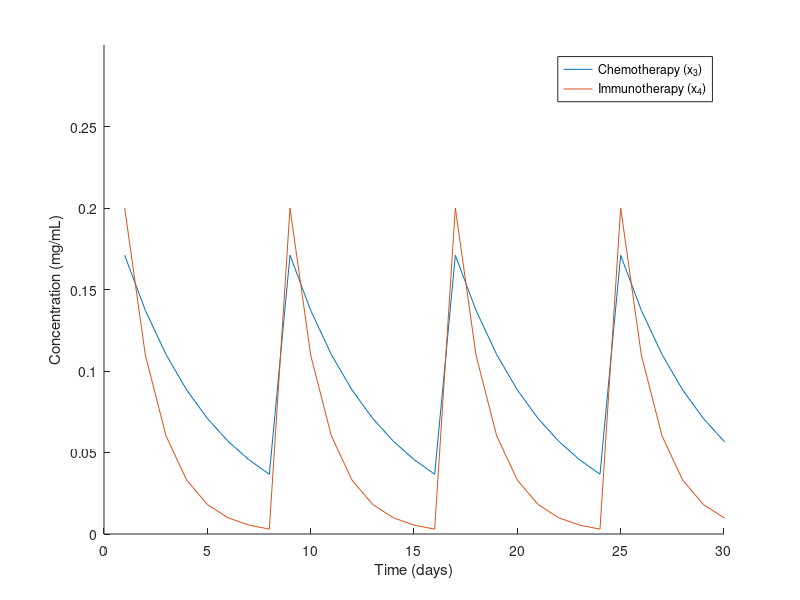

MATLAB code to generate this figure: (Note: this script raises an error after producing the figure.)
% Model reproduced from Ghita et al

% This model describes:
% (i) the proliferation of the tumor, 
% (ii) the necrosis of tumor cells, 
% (iii) the clearance and inhibitory effect of the therapy, 
% and (iv) the therapeutic effect of ablative radiation.

%%
close all
global ui ua;
max_days = 200;
t = 0:1:7;
yui = 0.2*exp(-0.6*t);
yua = 0.171*exp(-0.22*t);

ui = repmat(yui, [1, floor(max_days/7)]);
ua = repmat(yua, [1, floor(max_days/7)]);
figure();
hold on
plot(ua)
plot(ui)
legend( 'Chemotherapy (x_3)', 'Immunotherapy (x_4)')
ylim([0 0.3])
xlim([0 30])
xlabel('Time (days)')
ylabel('Concentration (mg/mL)')
tilte('Chemotherapy and Immunotherapy Drug Profiles')

%%
close all
ur = [];
for t=0:1:max_days
    ur(end+1) = radiotherapy(t, 2);
end
figure();
plot(ur)
xlim([0 10])
%%
clc
clear all
close all

a = 0.693; % tumor growth rate in units of /day
n = 0.1; % necrosis rate in units of /day
ca = 0.1825; % clearance rate of Bevacizumab
ci = 11.6/24; % clearance rate of Nivolumab
cr = 3/24; % clearance rate in units of /treatment days
C50r = 20; % half effect concentration RT in Gy/day
C50a = 0.44;% half-effect concentration Bevacizumab in mg/ml
C50i = 32e-6; % half-effect concentration Nicolumab in mg/ml
C50t = 50; % half-effect tumor growth in units of % mm^3
Emaxa = 70/100; % max efficacy Bevacizumab in %
Emaxi = 43/100; % max efficacy Nivolumab in %
Emaxr = 50/100; % max effect RT in %
gamma = 0.1; % patient response - varies
sigma = 8; % synergistic patient response
ua = 0.171; % antiangiogenic drug dose rate in units of mg/(mL*day)
ui = 0.20; % immunotherapy drug dose rate in units of mg/(mL*day)
% E = combined effects; calculated with units /day
% ur  = radiotherapy dose rate - varies with units mg/(mL*day) - ranges
% from 12(n=10)-18(n=10) (2 outliers at 34/day, and 1 at 7.5/day)
ur = 18;

unr = ur/C50r;
una = ua/C50a;
uni = ui/C50i;
unt = (ua+ui)/C50t; 
I  = unt + unr + sigma.*unr.*unt;
I = unr + una + uni + sigma.*unr.*una.*uni;
Etall = (Emaxa + Emaxi + Emaxr)/3; % Eta, Eti, Etr are assumed to be their max efficacy rates
Edall = 0.715; % Assumption #1: assume this to be 0.75
E = (Etall+Edall)/2;
Effect = I.^gamma/(1+I.^gamma); % Effect

tend = 110;
x0 = zeros(1, 8);
% for patient 008: initial total tumor volume = 1.8e4 (1.6e4 and 0.2e4 x1, x2, respectively)
x0(1) = 600;
x0 = [16000, 2000, 0, 0, 0, 0, 0, 0];
% x0 = [500, 100, 0, 0, 0, 0, 0, 0];
protocol = 2;

%% Original model

figure();
hold on
Emaxa = 0.5;
[t, x] = ode23s(@(t, x)ghita(t, x, a, n, ca, ci, C50r, E, Emaxa, Emaxi, Emaxr, protocol), [0 tend], x0);
total = x(:, 1)+x(:, 2);
plot(t, total, 'LineWidth', 3, 'Color', 'blue') % total tumor volume
plot(t, x(:, 2), 'LineWidth', 3, 'Color', 'red') % necrotic tumor volume
plot(t, x(:, 1), 'LineWidth', 3, 'Color', '#EDB120') % proliferating tumor volume


title('Tumor Volume Model by Ghita et al.')
subtitle('Patient ID 001')
legend('Total Tumor Volume', 'Necrotic Tumor Volume', 'Proliferating Tumor Volume');
xlabel('Time (days)')
ylabel('Relative Tumor Volume (mm^3)')
xlim([0 190])

hold off

%% Extended model

figure()
[t_extended, x_extended] = ode23s(@(t, x)extended_ghita(t, x, a, n, ca, ci, C50r, E, Emaxa, Emaxi, Emaxr, protocol), ...
    [0 tend], x0);
total = x_extended(:, 1)+x_extended(:, 2);
hold on
plot(t_extended, total, 'LineWidth', 3, 'Color', 'blue') % total tumor volume
plot(t_extended, x_extended(:, 2), 'LineWidth', 3, 'Color', 'red') % necrotic tumor volume
plot(t_extended, x_extended(:, 1), 'LineWidth', 3, 'Color', '#EDB120') % proliferating tumor volume

title('Extended Tumor Volume Model')
subtitle('Patient ID 001')
legend('Total Tumor Volume', 'Necrotic Tumor Volume', 'Proliferating Tumor Volume');
xlabel('Time (days)')
ylabel('Relative Tumor Volume (mm^3)')
xlim([0 tend])
hold off


%% Model Functions
function ur = radiotherapy(t, protocol)
    cr = 0.20;
    if protocol == 1 % 3 fractions, 18 Gy each, on days 1:3:6
        if t > 6
            ur = 18*exp(-cr*t) + 18*exp(-cr*(t-3)) +  18*exp(-cr*(t-6));
        elseif t > 3
            ur = 18*exp(-cr*t) + 18*exp(-cr*(t-3));
        else
            ur = 18*exp(-cr*t);
        end
         
    else % 4 fractions, 12 Gy each, on days 1, 3, 5, 8
        if t > 8
            ur = 12*exp(-cr*t) + 12*exp(-cr*(t-3)) + 12*exp(-cr*(t-5)) + 12*exp(-cr*(t-8));
        elseif t > 5
            ur = 12*exp(-cr*t) + 12*exp(-cr*(t-3)) + 12*exp(-cr*(t-5));
        elseif t > 3
            ur = 12*exp(-cr*t) + 12*exp(-cr*(t-3));
        else
            ur = 12*exp(-cr*t);
        end
    end

end


function dxdt = ghita(t, x, a, n, ca, ci, C50r, E, Eta, Eti, Etr, protocol)
% dxdt is the time derivative vector: [x1; x2; x3; x3e; x4; x4e; x5; x5e]

max_days = 200;
ur = zeros(1, max_days);

yui = [0.2 0 0 0 0 0 0];
yua = [0.171 0 0 0 0 0 0];
ui = repmat(yui, [1, floor(max_days/7)]);
ua = repmat(yua, [1, floor(max_days/7)]);

ui_t = ui(floor(t)+1);
ua_t = ua(floor(t)+1);

if protocol == 1
    ur([1, 3, 6]) = 18;
else
    ur([1, 3, 6, 8]) = 12;
end

ur = ur(floor(t)+1);

% cr is the clearance rate on the Michaelis-Menten kinetics:
cr = x(1)*x(3)/(C50r+x(3));

dx1 = (a-n)*x(1) - E*x(1); % proliferating tumor volume
dx2 = n*x(1) + E*x(1) - 0.5*x(2); % necrotic tumor volume
dx3 = -ca*x(3) + ua_t; % anticancer drug concentration level
dxe3 = -ca*x(4) + Eta^2*x(3); % effective drug concentration of anticancer drug
dx4 = -ci*x(5) + ui_t;  % inhibitor serum level
dxe4 = -ci*x(6) + Eti*x(5); % effective drug concentration of inhibitor
dx5 = -cr*x(7) + ur; % radiotherapy dose rate
dxe5 = -cr*x(8) + Etr*x(7); % effective drug concentration of radiotherapy

dxdt = [dx1; dx2; dx3; dxe3; dx4; dxe4; dx5; dxe5];
end


function dxdt = extended_ghita(t, x, a, n, ca, ci, C50r, E, Eta, Eti, Etr, protocol)
% dxdt is the time derivative vector: [x1; x2; x3; x3e; x4; x4e; x5; x5e]
max_days = 200;
ur = zeros(1, max_days);
% define the reoccuring ui, ua drug dosages
yui = [0.2 0 0 0 0 0 0];
yua = [0.171 0 0 0 0 0 0];
ui = repmat(yui, [1, floor(max_days/7)]);
ua = repmat(yua, [1, floor(max_days/7)]);

ui_t = ui(floor(t)+1);
ua_t = ua(floor(t)+1);

if protocol == 1
    ur([1, 3, 6]) = 18;
else
    ur([1, 3, 6, 8]) = 12;
end

ur = ur(floor(t)+1);
% cr is the clearance rate on the Michaelis-Menten kinetics:
cr = x(1)*x(3)/(C50r+x(3));


% Consider trapping effects of the immunogenic drug
ui_decay = ui_t*exp(-0.003*t);

n_decay = n*(1-0.002*t);


dx1 = (a-n_decay)*x(1) - E*x(1);
dx2 = n_decay*x(1) + E*x(1) - x(2); % necrotic tumor volume
dx3 = -ca*x(3) + ua_t; % anticancer drug concentration level
dxe3 = -ca*x(4) + Eta*x(3); % effective drug concentration of anticancer drug
dx4 = -ci*x(5) + ui_t;  % inhibitor serum level
dxe4 = -ci*x(6) + Eti*x(5); % effective drug concentration of inhibitor
dx5 = -cr*x(7) + ur; % radiotherapy dose rate
dxe5 = -cr*x(8) + Etr*x(7); % effective drug concentration of radiotherapy
dxdt = [dx1; dx2; dx3; dxe3; dx4; dxe4; dx5; dxe5];
end